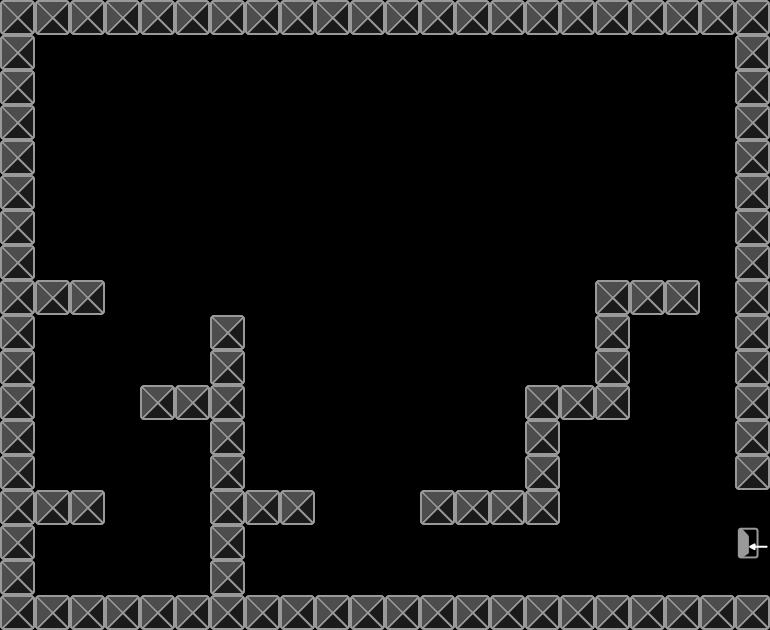

This game map was drawn from its Tiled (.tmx) file and the tilesets committed beside it. A one-line description and the trimmed map source follow:
An orthogonal 22x18 tile map with 35x35 px tiles, 2 tile layers (platforms, exit).

<map version="1.0" orientation="orthogonal" renderorder="right-down" width="22" height="18" tilewidth="35" tileheight="35">
 <tileset firstgid="1" name="tile" tilewidth="35" tileheight="35">
  <image source="tile.png" width="70" height="35" />
 </tileset>
 <layer name="platforms" width="22" height="18">
  <data>[396 cells, 103 non-empty, 1 distinct tile ids]</data>
 </layer>
 <layer name="exit" width="22" height="18">
  <data>[396 cells, 1 non-empty, 1 distinct tile ids]</data>
 </layer>
</map>
